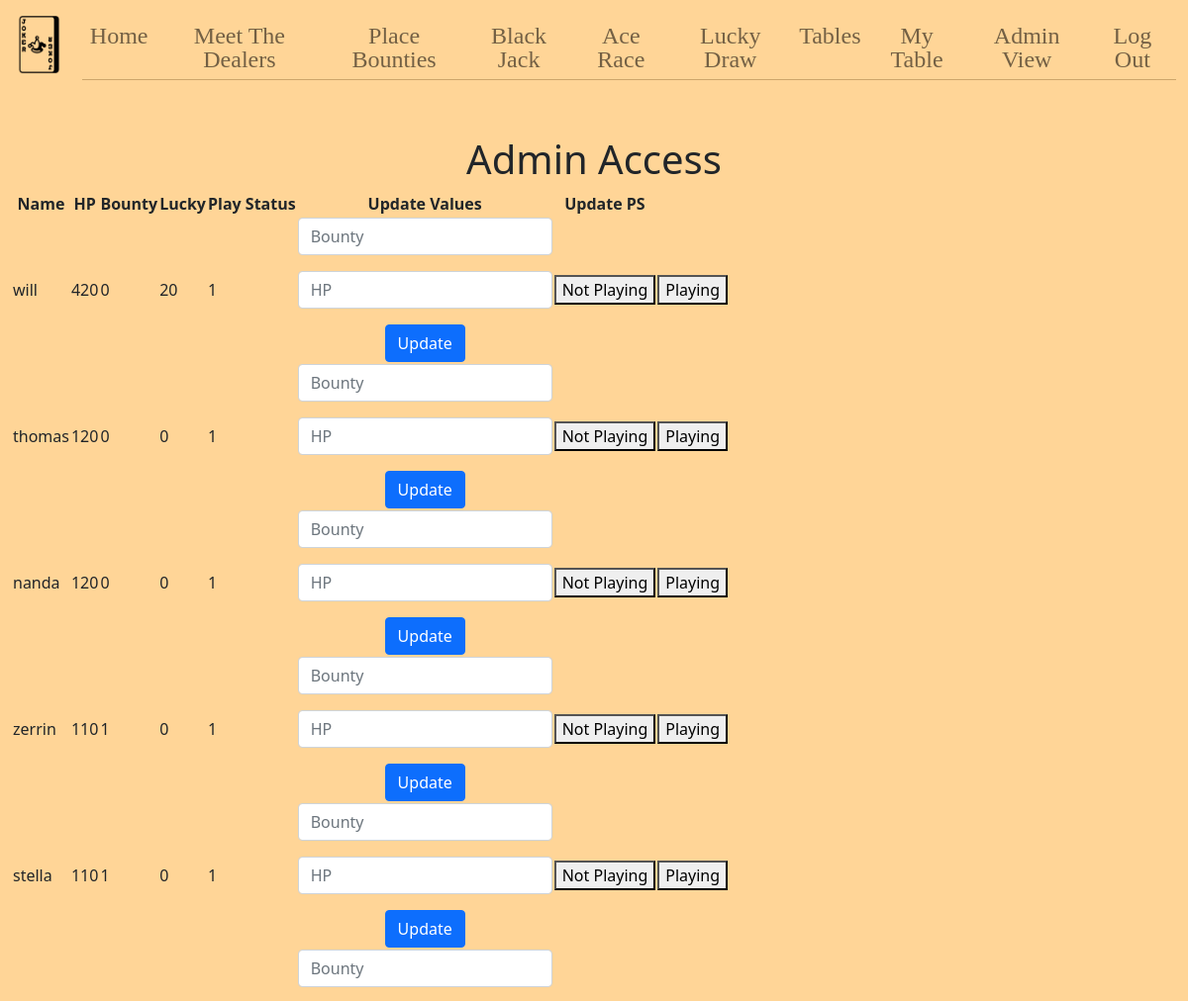
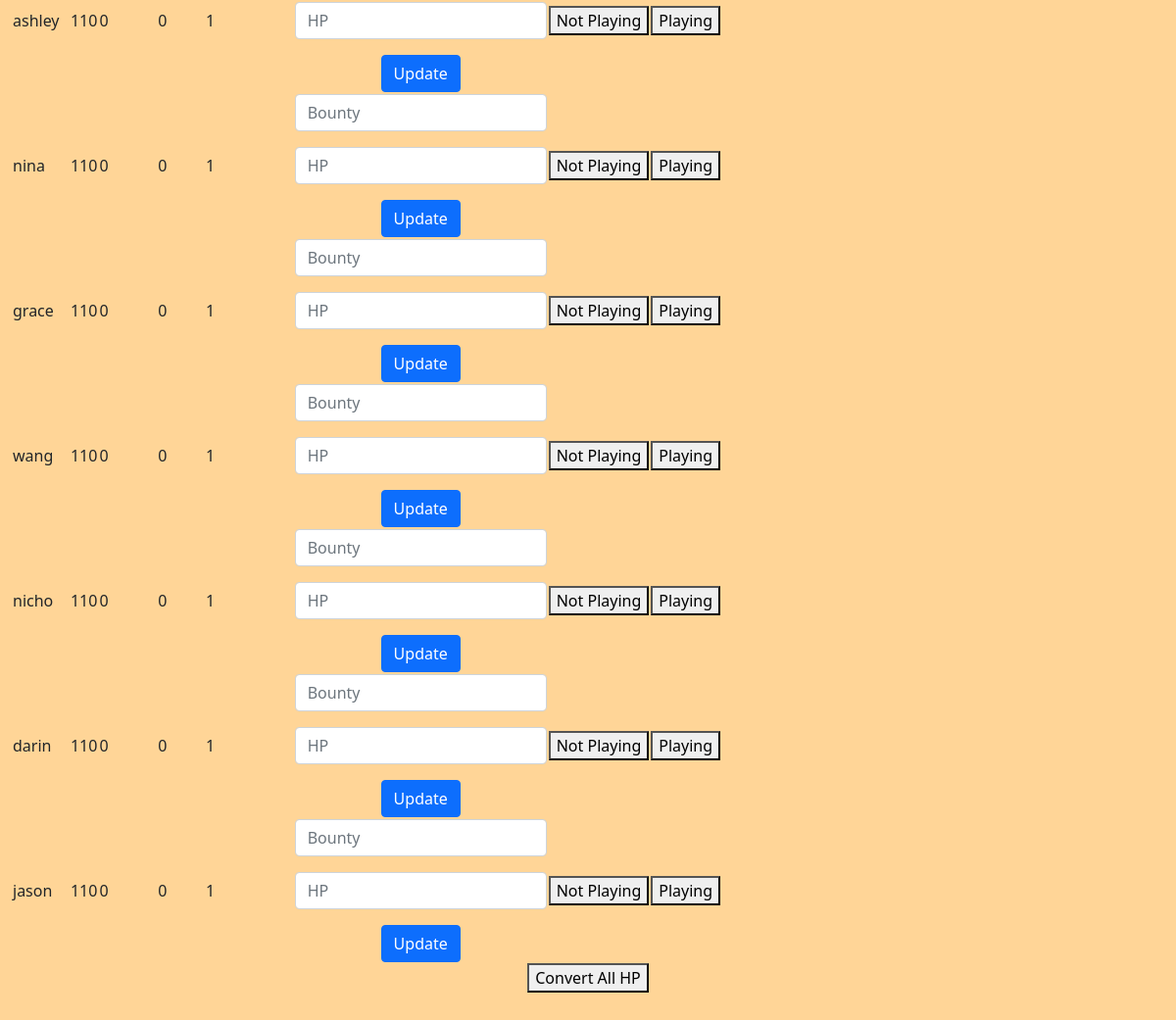
Page /admin (signed in) on the earlier database version (2 pictures, top to bottom).
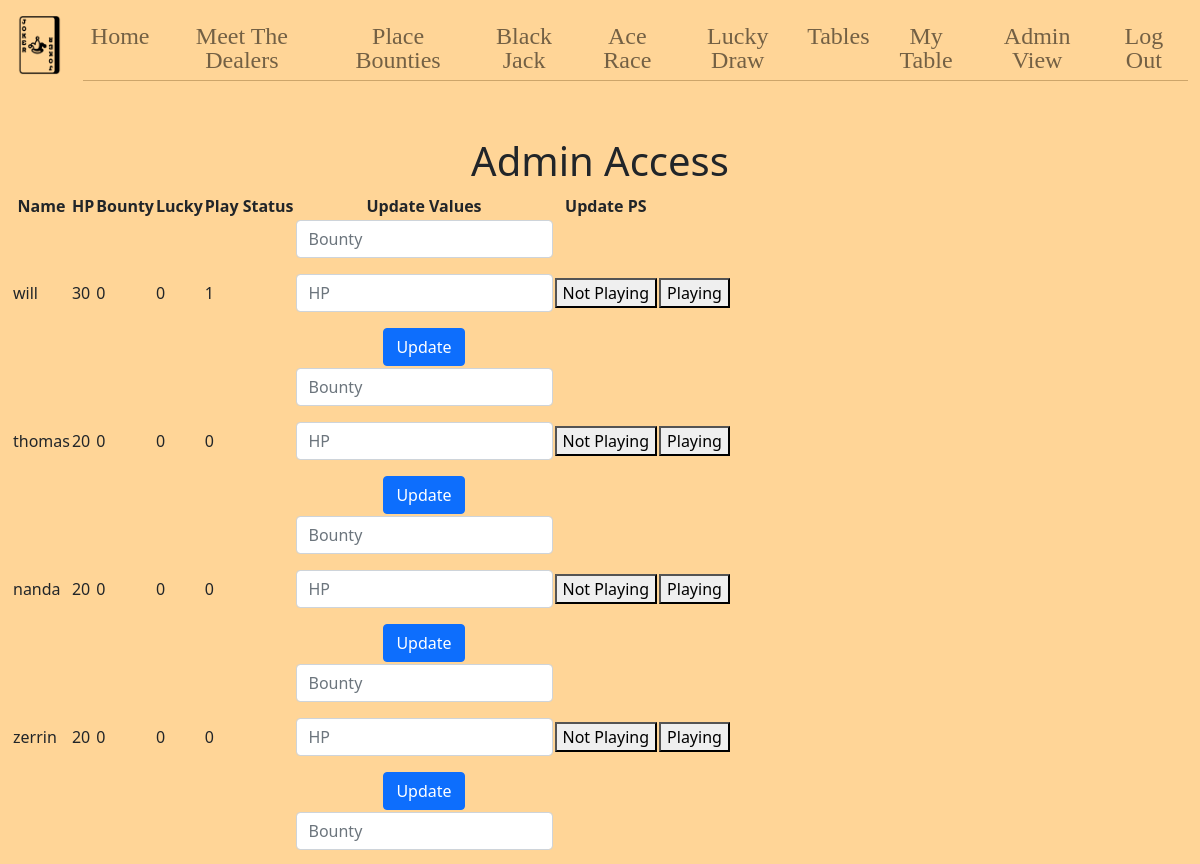
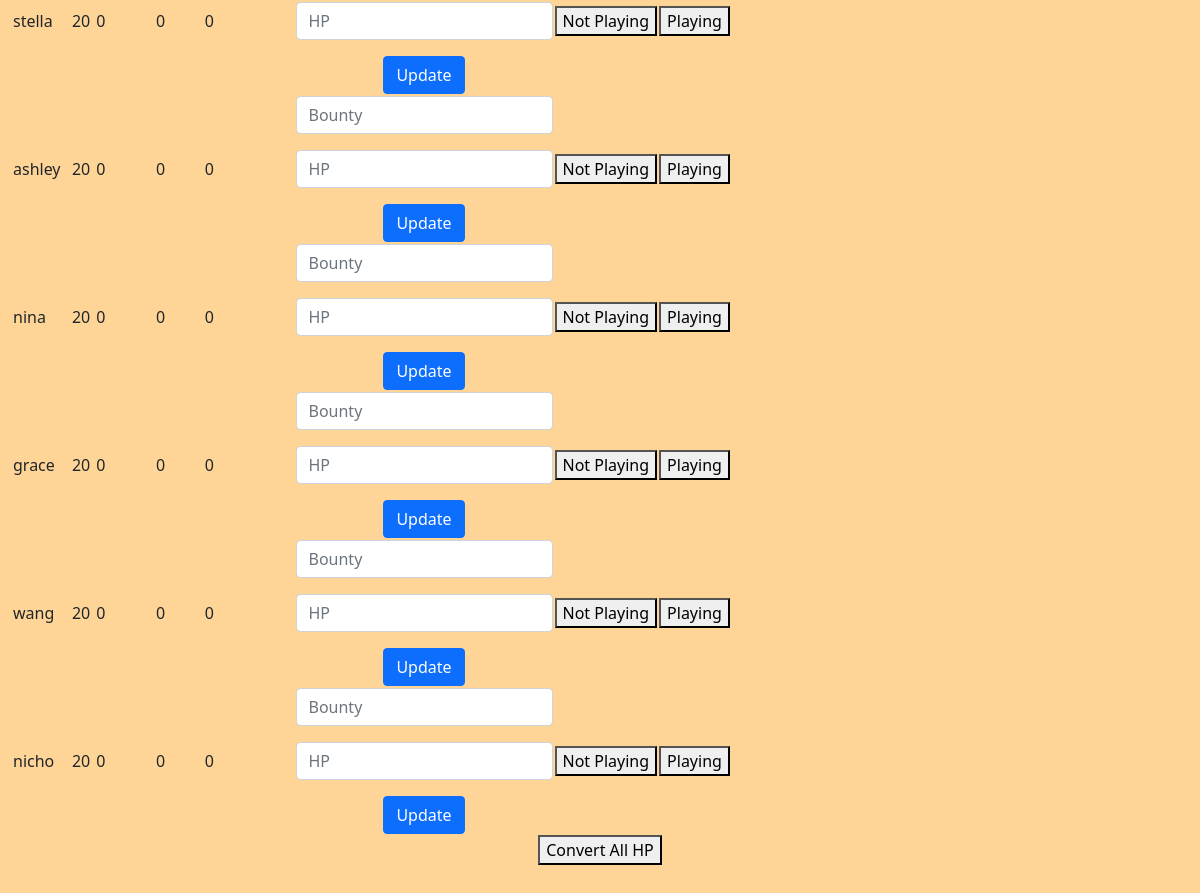
Same page on the later database version (2 pictures, top to bottom).
### tables this page shows
CREATE TABLE users (
  id INTEGER PRIMARY KEY AUTOINCREMENT,
  name TEXT NOT NULL,
  hash TEXT NOT NULL,
  email TEXT,
  hp INTEGER DEFAULT 20 NOT NULL,
  bounty INTEGER DEFAULT 0 NOT NULL,
  lucky INTEGER DEFAULT 0 NOT NULL,
  playing INTEGER DEFAULT 0 NOT NULL,
  dealing INTEGER DEFAULT 0 NOT NULL,
  permission INTEGER DEFAULT 0 NOT NULL,
  poker INTEGER DEFAULT 0 NOT NULL,
  tableid INTEGER DEFAULT 0 NOT NULL
);

### app.py (the view)
@app.route("/admin", methods=["GET", "POST"])
@login_required
def admin():
    if request.method == "POST":
        bounty = request.form.get("bounty")
        hp = request.form.get("hp")
        updateid = request.form.get("updateid")
        id = request.form.get("id")
        idplay = request.form.get("idplay")
        convert = request.form.get("convert")
        if bounty:
            db.execute("UPDATE users SET bounty = ? WHERE id = ?", bounty, updateid)
        if hp:
            db.execute("UPDATE users SET hp = ? WHERE id = ?", hp, updateid)
        if id:
            db.execute("UPDATE users SET playing = 0 WHERE id = ?", id)
        if idplay:
            db.execute("UPDATE users SET playing = 1, hp = hp + 10 WHERE id = ?", idplay)
        if convert:
            users = db.execute("SELECT * FROM users")
            for user in users:
                bountyhp = user["bounty"] * 10
                db.execute("UPDATE users SET  hp = hp + ?, bounty = bounty - ? WHERE id = ?", bountyhp, user["bounty"], user["id"])
                db.execute("UPDATE users SET lucky = lucky + ?, hp = hp - ? WHERE id = ?", user["hp"], user["hp"], user["id"])
        persons = db.execute("SELECT * FROM users")
        return render_template("admin.html", persons=persons)
    else:
        persons = db.execute("SELECT * FROM users")
        return render_template("admin.html", persons=persons)

### app.py (called while the page is built)
@app.after_request
def after_request(response):
    response.headers["Cache-Control"] = "no-cache, no-store, must-revalidate"
    response.headers["Expires"] = 0
    response.headers["Pragma"] = "no-cache"
    return response

### helpers.py (called while the page is built)
def login_required(f):
    @wraps(f)
    def decorated_function(*args, **kwargs):
        if session.get("user_id") is None:
            return redirect("/login")
        return f(*args, **kwargs)
    return decorated_function

### templates/admin.html (shortened to what this page needs)
{% extends "layout.html" %}
{% block main %}
    {% if session["admin"] == 1 %}
    <h1>Admin Access</h1>
    <table>
        <thead>
            <tr>
                <th>Name</th>
                <th>HP</th>
                <th>Bounty</th>
                <th>Lucky</th>
                <th>Play Status</th>
                <th>Update Values</th>
                <th>Update PS</th>
            </tr>
        </thead>
        <tbody>
        {% for person in persons %}
            <tr class="">
                <td class="text-start">{{ person["name"] }}</td>
                <td class="text-start">{{ person["hp"] }}</td>
                <td class="text-start">{{ person["bounty"] }}</td>
                <td class="text-start">{{ person["lucky"] }}</td>
                <td class="text-start">{{ person["playing"] }}</td>
                <td>
                    <form action="/admin" method="post">
                        <div class="mb-3">
                            <input autocomplete="off" autofocus class="form-control mx-auto w-auto" id="bounty" name="bounty" placeholder="Bounty" type="number" min="0">
                        </div>
                        <div class="mb-3">
                            <input autocomplete="off" autofocus class="form-control mx-auto w-auto" id="hp" name="hp" placeholder="HP" type="number" min="0">
                        </div>
                        <button class="btn btn-primary" type="submit">Update</button>
                    </form>
                </td>
                <td>
                    <form action="/admin" method="post">
                        <button type="submit">Not Playing</button>
                    </form>
                </td>
                <td>
                    <form action="/admin" method="post">
                        <button type="submit">Playing</button>
                    </form>
                </td>
            </tr>
        {% endfor %}
        </tbody>
    </table>
        {% if session["user_id"] == 1 or session["user_id"] == 2 %}
        <form action="/admin" method="post">
            <button type="submit">Convert All HP</button>
        </form>
        {% endif %}
    {% else %}
    <div>
        You can't access this page you smooth-brained neanderthal
    </div>
    {% endif %}
{% endblock %}

Differences in the rows shown:
removed users: name "darin", hp "110", bounty "0", lucky "0", playing "1"
removed users: name "jason", hp "110", bounty "0", lucky "0", playing "1"
changed users "will": hp "420" → "30"; lucky "20" → "0"
changed users "thomas": hp "120" → "20"; playing "1" → "0"
changed users "nanda": hp "120" → "20"; playing "1" → "0"
changed users "zerrin": hp "110" → "20"; bounty "1" → "0"; playing "1" → "0"
changed users "stella": hp "110" → "20"; bounty "1" → "0"; playing "1" → "0"
changed users "ashley": hp "110" → "20"; playing "1" → "0"
changed users "nina": hp "110" → "20"; playing "1" → "0"
changed users "grace": hp "110" → "20"; playing "1" → "0"
changed users "wang": hp "110" → "20"; playing "1" → "0"
changed users "nicho": hp "110" → "20"; playing "1" → "0"
